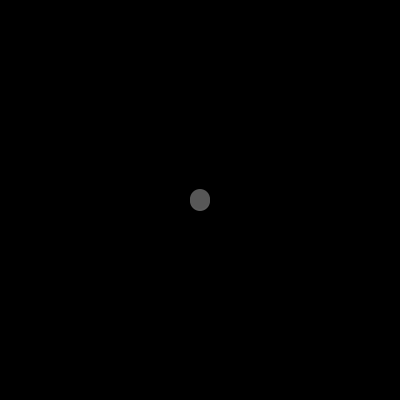
Frame 1 (no input)
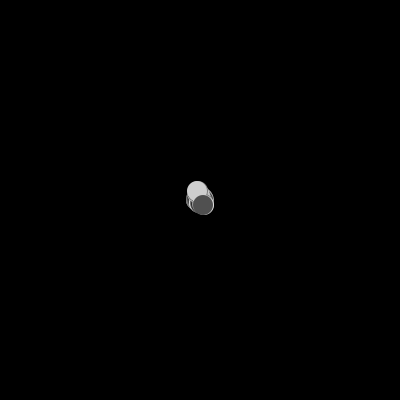
Frame 60 (the mouse pressed at the canvas centre just before this capture)
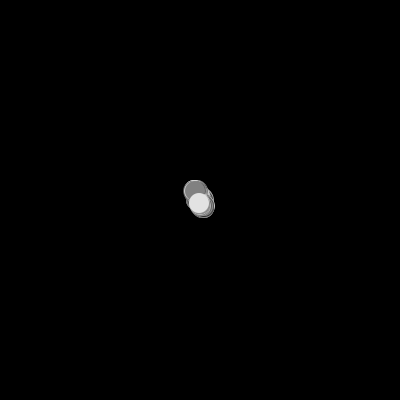
Frame 120 (the mouse held since frame 60 and released just before this capture)

The Processing sketch that drew these frames (run headless with seeded random() and noise(); from frame 60 on, the mouse is pressed at the canvas centre):

// Processing sketch: randomwalker
// ── randomwalker.pde
Walker w;
Walker q;
void setup() {
  size(400, 400);
  w = new Walker();
  q = new Walker();
  background(0);
}
void draw() {
  w.walk();
  w.show();
  q.walk();
  q.show();
}
// ── walker.pde
class Walker {
  int x, y;
  Walker() {
    x = width/2;
    y = height/2;
  }
  void show() {
    noStroke();
    fill(random(40, 240));
    ellipse(x, y, 20, 20);
  }
  void walk() {
    int choice = int(random(4));
    if (choice == 0) {
      x++;
    } else if (choice == 1) {
      x--;
    } else if (choice == 2) {
      y++;
    } else {
      y--;
    }
    x = constrain(x, 0, width-1);
    y = constrain(y, 0, height-1);
  }
}
